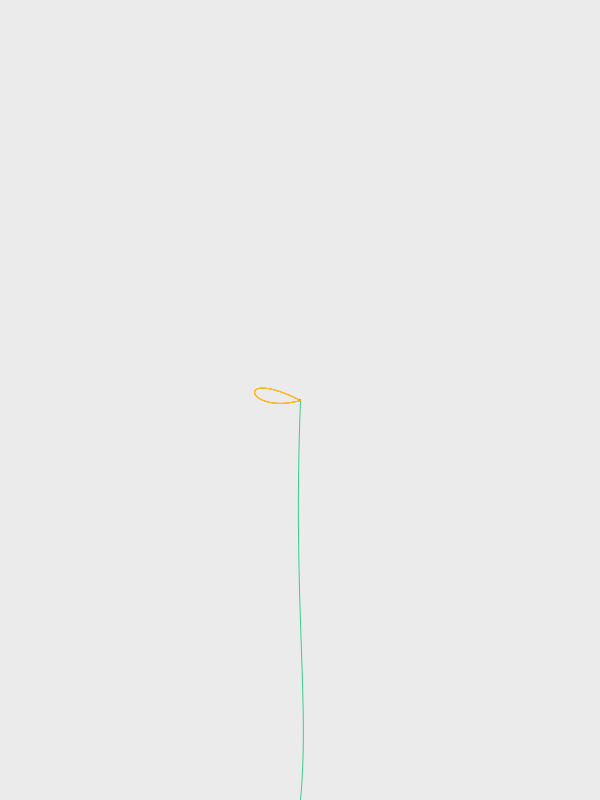
Frame 1 (no input)
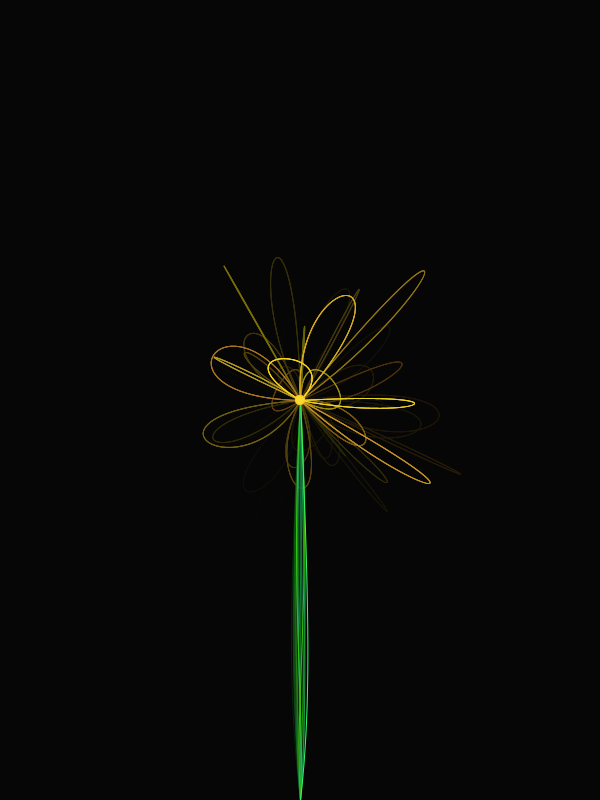
Frame 60 (the mouse pressed at the canvas centre just before this capture)
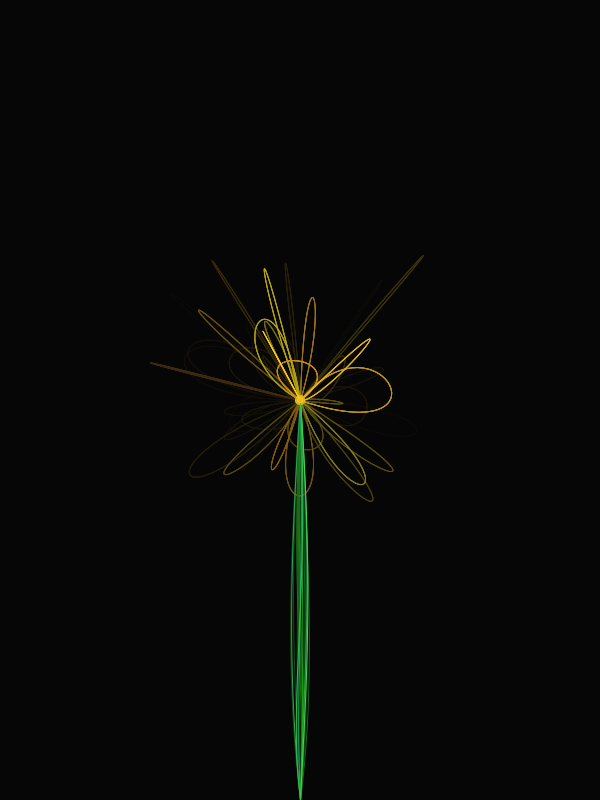
Frame 120 (the mouse held since frame 60 and released just before this capture)

The Processing sketch that drew these frames (run headless with seeded random() and noise(); from frame 60 on, the mouse is pressed at the canvas centre):

// Processing sketch: processing_135148
// ── processing_135148.pde

void setup() {
 size(600,800);
  background(255);
  mouseX=width/2;
  mouseY=height/2;
 
} 
 
 //rectangle de nettoyage
 
void draw() {
  
  fill(0,0,0,20);
  rect(-10,-10,width+10,height+10);
  
 //tige
  
  fill(0,0,0,0);
  stroke(50+random(-30,30),200+random(-10,55),50+random(-50,100));
  bezier(mouseX,mouseY,random(-15,15)+mouseX,mouseY+height/4,random(-13,13)+width/2,height-100,width/2,height);
 
  
 //variables
  
  float Y= mouseX+random(-5/4*150,5/4*150);
  float U= Y+random(-5/4*150,5/4*150);
  float y= mouseY+random(-5/4*150,5/4*150);
  float u= y+random(-5/4*150,5/4*150);
  
 //petales
  
  
 
 stroke(250,200+random(-50,50),30+random(-20,30));
 bezier(mouseX,mouseY,Y,y,U,u,mouseX,mouseY);
 

 stroke(250,200+random(-50,50),30+random(-20,30));
 bezier(mouseX,mouseY,Y,y,U,u,mouseX,mouseY);
 

 stroke(250,200+random(-50,50),30+random(-20,30));
 bezier(mouseX,mouseY,Y,y,U,u,mouseX,mouseY);
  
  
 //rond centre petale
 
 float d= random(0,10);
 fill(250,200+random(-50,50),30+random(-20,30));
 stroke(250,200+random(-50,50),30+random(-20,30));
 ellipse(mouseX,mouseY,d,d);
  
}
